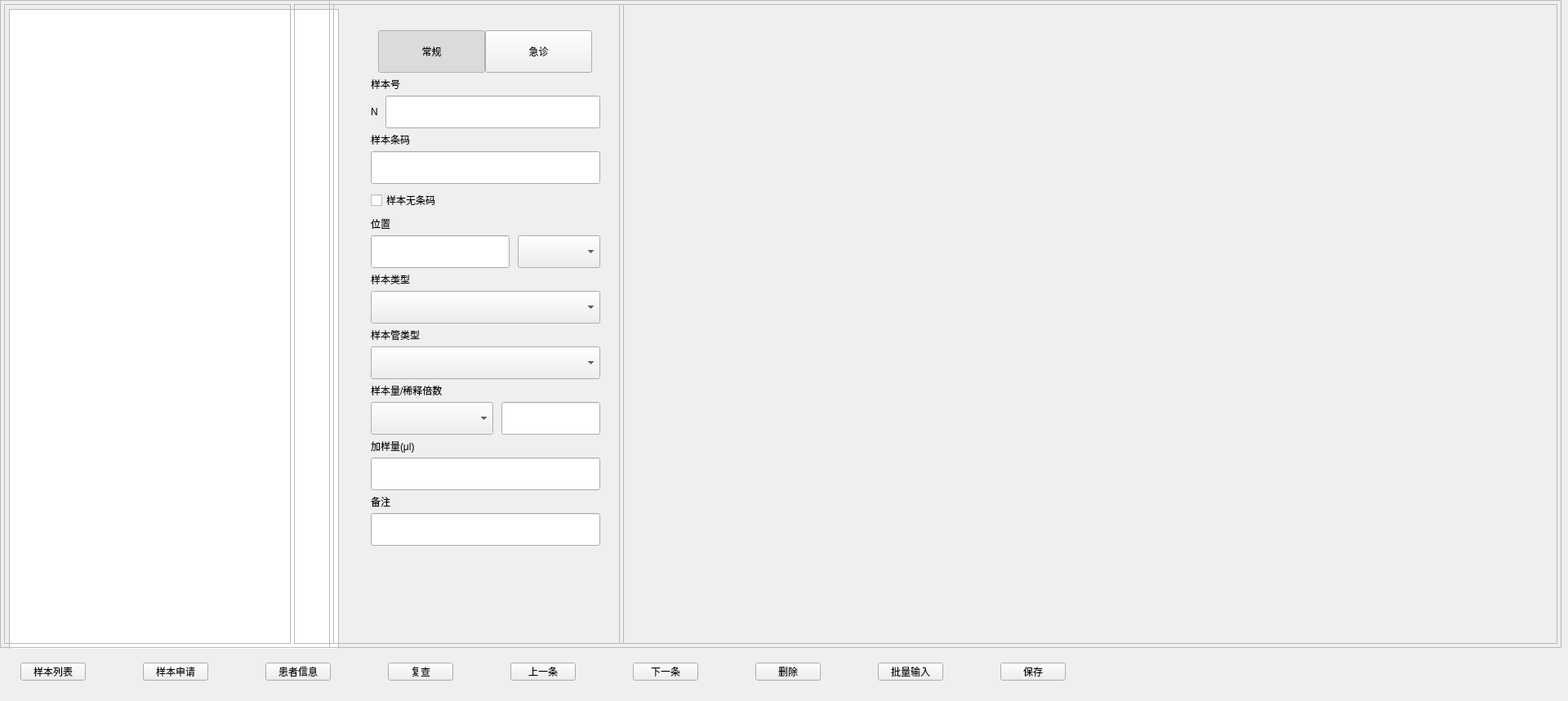
<?xml version="1.0" encoding="UTF-8"?>
<ui version="4.0">
 <class>QSampleAssaySelect</class>
 <widget class="QWidget" name="QSampleAssaySelect">
  <property name="geometry">
   <rect>
    <x>0</x>
    <y>0</y>
    <width>1920</width>
    <height>858</height>
   </rect>
  </property>
  <property name="windowTitle">
   <string>QSampleAssaySelect</string>
  </property>
  <widget class="QFrame" name="list_v_5">
   <property name="geometry">
    <rect>
     <x>403</x>
     <y>0</y>
     <width>1</width>
     <height>792</height>
    </rect>
   </property>
   <property name="frameShape">
    <enum>QFrame::StyledPanel</enum>
   </property>
   <property name="frameShadow">
    <enum>QFrame::Raised</enum>
   </property>
   <property name="lines" stdset="0">
    <string>solid</string>
   </property>
  </widget>
  <widget class="QFrame" name="line_h">
   <property name="geometry">
    <rect>
     <x>0</x>
     <y>0</y>
     <width>1912</width>
     <height>1</height>
    </rect>
   </property>
   <property name="frameShape">
    <enum>QFrame::StyledPanel</enum>
   </property>
   <property name="frameShadow">
    <enum>QFrame::Raised</enum>
   </property>
   <property name="lines" stdset="0">
    <string>solid</string>
   </property>
  </widget>
  <widget class="QFrame" name="line_v_2">
   <property name="geometry">
    <rect>
     <x>1911</x>
     <y>1</y>
     <width>1</width>
     <height>792</height>
    </rect>
   </property>
   <property name="frameShape">
    <enum>QFrame::StyledPanel</enum>
   </property>
   <property name="frameShadow">
    <enum>QFrame::Raised</enum>
   </property>
   <property name="lines" stdset="0">
    <string>solid</string>
   </property>
  </widget>
  <widget class="QFrame" name="line_h_2">
   <property name="geometry">
    <rect>
     <x>0</x>
     <y>792</y>
     <width>1912</width>
     <height>1</height>
    </rect>
   </property>
   <property name="frameShape">
    <enum>QFrame::StyledPanel</enum>
   </property>
   <property name="frameShadow">
    <enum>QFrame::Raised</enum>
   </property>
   <property name="lines" stdset="0">
    <string>solid</string>
   </property>
  </widget>
  <widget class="QFrame" name="line_v_1">
   <property name="geometry">
    <rect>
     <x>0</x>
     <y>1</y>
     <width>1</width>
     <height>792</height>
    </rect>
   </property>
   <property name="frameShape">
    <enum>QFrame::StyledPanel</enum>
   </property>
   <property name="frameShadow">
    <enum>QFrame::Raised</enum>
   </property>
   <property name="lines" stdset="0">
    <string>solid</string>
   </property>
  </widget>
  <widget class="QFrame" name="list_h_1">
   <property name="geometry">
    <rect>
     <x>408</x>
     <y>5</y>
     <width>350</width>
     <height>1</height>
    </rect>
   </property>
   <property name="frameShape">
    <enum>QFrame::StyledPanel</enum>
   </property>
   <property name="frameShadow">
    <enum>QFrame::Raised</enum>
   </property>
   <property name="lines" stdset="0">
    <string>solid</string>
   </property>
  </widget>
  <widget class="QFrame" name="list_h_2">
   <property name="geometry">
    <rect>
     <x>408</x>
     <y>787</y>
     <width>350</width>
     <height>1</height>
    </rect>
   </property>
   <property name="frameShape">
    <enum>QFrame::StyledPanel</enum>
   </property>
   <property name="frameShadow">
    <enum>QFrame::Raised</enum>
   </property>
   <property name="lines" stdset="0">
    <string>solid</string>
   </property>
  </widget>
  <widget class="QFrame" name="list_v_1">
   <property name="geometry">
    <rect>
     <x>408</x>
     <y>5</y>
     <width>1</width>
     <height>783</height>
    </rect>
   </property>
   <property name="frameShape">
    <enum>QFrame::StyledPanel</enum>
   </property>
   <property name="frameShadow">
    <enum>QFrame::Raised</enum>
   </property>
   <property name="lines" stdset="0">
    <string>solid</string>
   </property>
  </widget>
  <widget class="QFrame" name="list_v_2">
   <property name="geometry">
    <rect>
     <x>758</x>
     <y>5</y>
     <width>1</width>
     <height>783</height>
    </rect>
   </property>
   <property name="frameShape">
    <enum>QFrame::StyledPanel</enum>
   </property>
   <property name="frameShadow">
    <enum>QFrame::Raised</enum>
   </property>
   <property name="lines" stdset="0">
    <string>solid</string>
   </property>
  </widget>
  <widget class="QFrame" name="list_h_3">
   <property name="geometry">
    <rect>
     <x>763</x>
     <y>5</y>
     <width>1143</width>
     <height>1</height>
    </rect>
   </property>
   <property name="frameShape">
    <enum>QFrame::StyledPanel</enum>
   </property>
   <property name="frameShadow">
    <enum>QFrame::Raised</enum>
   </property>
   <property name="lines" stdset="0">
    <string>solid</string>
   </property>
  </widget>
  <widget class="QFrame" name="list_h_4">
   <property name="geometry">
    <rect>
     <x>763</x>
     <y>787</y>
     <width>1143</width>
     <height>1</height>
    </rect>
   </property>
   <property name="frameShape">
    <enum>QFrame::StyledPanel</enum>
   </property>
   <property name="frameShadow">
    <enum>QFrame::Raised</enum>
   </property>
   <property name="lines" stdset="0">
    <string>solid</string>
   </property>
  </widget>
  <widget class="QFrame" name="list_v_3">
   <property name="geometry">
    <rect>
     <x>763</x>
     <y>5</y>
     <width>1</width>
     <height>783</height>
    </rect>
   </property>
   <property name="frameShape">
    <enum>QFrame::StyledPanel</enum>
   </property>
   <property name="frameShadow">
    <enum>QFrame::Raised</enum>
   </property>
   <property name="lines" stdset="0">
    <string>solid</string>
   </property>
  </widget>
  <widget class="QFrame" name="line_v_3">
   <property name="geometry">
    <rect>
     <x>1906</x>
     <y>5</y>
     <width>1</width>
     <height>783</height>
    </rect>
   </property>
   <property name="frameShape">
    <enum>QFrame::StyledPanel</enum>
   </property>
   <property name="frameShadow">
    <enum>QFrame::Raised</enum>
   </property>
   <property name="lines" stdset="0">
    <string>solid</string>
   </property>
  </widget>
  <widget class="QFrame" name="apply_h_1">
   <property name="geometry">
    <rect>
     <x>5</x>
     <y>5</y>
     <width>350</width>
     <height>1</height>
    </rect>
   </property>
   <property name="frameShape">
    <enum>QFrame::StyledPanel</enum>
   </property>
   <property name="frameShadow">
    <enum>QFrame::Raised</enum>
   </property>
   <property name="lines" stdset="0">
    <string>solid</string>
   </property>
  </widget>
  <widget class="QFrame" name="apply_h_2">
   <property name="geometry">
    <rect>
     <x>5</x>
     <y>787</y>
     <width>350</width>
     <height>1</height>
    </rect>
   </property>
   <property name="frameShape">
    <enum>QFrame::StyledPanel</enum>
   </property>
   <property name="frameShadow">
    <enum>QFrame::Raised</enum>
   </property>
   <property name="lines" stdset="0">
    <string>solid</string>
   </property>
  </widget>
  <widget class="QFrame" name="apply_v_1">
   <property name="geometry">
    <rect>
     <x>5</x>
     <y>5</y>
     <width>1</width>
     <height>782</height>
    </rect>
   </property>
   <property name="frameShape">
    <enum>QFrame::StyledPanel</enum>
   </property>
   <property name="frameShadow">
    <enum>QFrame::Raised</enum>
   </property>
   <property name="lines" stdset="0">
    <string>solid</string>
   </property>
  </widget>
  <widget class="QFrame" name="apply_v_2">
   <property name="geometry">
    <rect>
     <x>355</x>
     <y>5</y>
     <width>1</width>
     <height>783</height>
    </rect>
   </property>
   <property name="frameShape">
    <enum>QFrame::StyledPanel</enum>
   </property>
   <property name="frameShadow">
    <enum>QFrame::Raised</enum>
   </property>
   <property name="lines" stdset="0">
    <string>solid</string>
   </property>
  </widget>
  <widget class="QFrame" name="apply_v_3">
   <property name="geometry">
    <rect>
     <x>360</x>
     <y>5</y>
     <width>1</width>
     <height>783</height>
    </rect>
   </property>
   <property name="styleSheet">
    <string notr="true"/>
   </property>
   <property name="frameShape">
    <enum>QFrame::StyledPanel</enum>
   </property>
   <property name="frameShadow">
    <enum>QFrame::Raised</enum>
   </property>
   <property name="lines" stdset="0">
    <string>solid</string>
   </property>
  </widget>
  <widget class="QFrame" name="apply_h_3">
   <property name="geometry">
    <rect>
     <x>361</x>
     <y>5</y>
     <width>1545</width>
     <height>1</height>
    </rect>
   </property>
   <property name="frameShape">
    <enum>QFrame::StyledPanel</enum>
   </property>
   <property name="frameShadow">
    <enum>QFrame::Raised</enum>
   </property>
   <property name="lines" stdset="0">
    <string>solid</string>
   </property>
  </widget>
  <widget class="QFrame" name="apply_h_4">
   <property name="geometry">
    <rect>
     <x>361</x>
     <y>787</y>
     <width>1545</width>
     <height>1</height>
    </rect>
   </property>
   <property name="frameShape">
    <enum>QFrame::StyledPanel</enum>
   </property>
   <property name="frameShadow">
    <enum>QFrame::Raised</enum>
   </property>
   <property name="lines" stdset="0">
    <string>solid</string>
   </property>
  </widget>
  <widget class="QWidget" name="widget_2" native="true">
   <property name="geometry">
    <rect>
     <x>25</x>
     <y>811</y>
     <width>1800</width>
     <height>22</height>
    </rect>
   </property>
   <layout class="QHBoxLayout" name="horizontalLayout_3">
    <property name="spacing">
     <number>70</number>
    </property>
    <property name="leftMargin">
     <number>0</number>
    </property>
    <property name="topMargin">
     <number>0</number>
    </property>
    <property name="rightMargin">
     <number>0</number>
    </property>
    <property name="bottomMargin">
     <number>0</number>
    </property>
    <item>
     <widget class="QPushButton" name="sampel_btn">
      <property name="minimumSize">
       <size>
        <width>0</width>
        <height>0</height>
       </size>
      </property>
      <property name="maximumSize">
       <size>
        <width>16777215</width>
        <height>16777215</height>
       </size>
      </property>
      <property name="text">
       <string>样本列表</string>
      </property>
      <property name="buttons" stdset="0">
       <string notr="true">flat</string>
      </property>
     </widget>
    </item>
    <item>
     <widget class="QPushButton" name="sampleApp_btn">
      <property name="minimumSize">
       <size>
        <width>0</width>
        <height>0</height>
       </size>
      </property>
      <property name="maximumSize">
       <size>
        <width>16777215</width>
        <height>16777215</height>
       </size>
      </property>
      <property name="text">
       <string>样本申请</string>
      </property>
      <property name="buttons" stdset="0">
       <string notr="true">flat</string>
      </property>
     </widget>
    </item>
    <item>
     <widget class="QPushButton" name="patient_btn">
      <property name="minimumSize">
       <size>
        <width>0</width>
        <height>0</height>
       </size>
      </property>
      <property name="maximumSize">
       <size>
        <width>16777215</width>
        <height>16777215</height>
       </size>
      </property>
      <property name="text">
       <string>患者信息</string>
      </property>
      <property name="buttons" stdset="0">
       <string notr="true">flat</string>
      </property>
     </widget>
    </item>
    <item>
     <widget class="QPushButton" name="flat_recheck">
      <property name="minimumSize">
       <size>
        <width>0</width>
        <height>0</height>
       </size>
      </property>
      <property name="maximumSize">
       <size>
        <width>16777215</width>
        <height>16777215</height>
       </size>
      </property>
      <property name="text">
       <string>复查</string>
      </property>
      <property name="buttons" stdset="0">
       <string notr="true">flat</string>
      </property>
     </widget>
    </item>
    <item>
     <widget class="QPushButton" name="flat_pre">
      <property name="minimumSize">
       <size>
        <width>0</width>
        <height>0</height>
       </size>
      </property>
      <property name="maximumSize">
       <size>
        <width>16777215</width>
        <height>16777215</height>
       </size>
      </property>
      <property name="text">
       <string>上一条</string>
      </property>
      <property name="buttons" stdset="0">
       <string notr="true">flat</string>
      </property>
     </widget>
    </item>
    <item>
     <widget class="QPushButton" name="flat_next">
      <property name="minimumSize">
       <size>
        <width>0</width>
        <height>0</height>
       </size>
      </property>
      <property name="maximumSize">
       <size>
        <width>16777215</width>
        <height>16777215</height>
       </size>
      </property>
      <property name="text">
       <string>下一条</string>
      </property>
      <property name="buttons" stdset="0">
       <string notr="true">flat</string>
      </property>
     </widget>
    </item>
    <item>
     <widget class="QPushButton" name="del_Button">
      <property name="minimumSize">
       <size>
        <width>0</width>
        <height>0</height>
       </size>
      </property>
      <property name="maximumSize">
       <size>
        <width>16777215</width>
        <height>16777215</height>
       </size>
      </property>
      <property name="text">
       <string>删除</string>
      </property>
      <property name="buttons" stdset="0">
       <string notr="true">flat</string>
      </property>
     </widget>
    </item>
    <item>
     <widget class="QPushButton" name="batch_btn">
      <property name="minimumSize">
       <size>
        <width>0</width>
        <height>0</height>
       </size>
      </property>
      <property name="maximumSize">
       <size>
        <width>16777215</width>
        <height>16777215</height>
       </size>
      </property>
      <property name="text">
       <string>批量输入</string>
      </property>
      <property name="buttons" stdset="0">
       <string notr="true">flat</string>
      </property>
     </widget>
    </item>
    <item>
     <widget class="QPushButton" name="flat_save">
      <property name="minimumSize">
       <size>
        <width>0</width>
        <height>0</height>
       </size>
      </property>
      <property name="maximumSize">
       <size>
        <width>16777215</width>
        <height>16777215</height>
       </size>
      </property>
      <property name="text">
       <string>保存</string>
      </property>
      <property name="buttons" stdset="0">
       <string notr="true">flat</string>
      </property>
     </widget>
    </item>
    <item>
     <spacer name="horizontalSpacer_6">
      <property name="orientation">
       <enum>Qt::Horizontal</enum>
      </property>
      <property name="sizeHint" stdset="0">
       <size>
        <width>40</width>
        <height>20</height>
       </size>
      </property>
     </spacer>
    </item>
   </layout>
  </widget>
  <widget class="QWidget" name="layoutWidget">
   <property name="geometry">
    <rect>
     <x>0</x>
     <y>0</y>
     <width>1921</width>
     <height>794</height>
    </rect>
   </property>
   <layout class="QHBoxLayout" name="horizontalLayout_5">
    <property name="spacing">
     <number>0</number>
    </property>
    <property name="rightMargin">
     <number>20</number>
    </property>
    <item>
     <widget class="QTableView" name="SampleList">
      <property name="minimumSize">
       <size>
        <width>404</width>
        <height>792</height>
       </size>
      </property>
      <property name="maximumSize">
       <size>
        <width>404</width>
        <height>791</height>
       </size>
      </property>
      <property name="styleSheet">
       <string notr="true">QHeaderView::section  {
	min-width: 100px;
}</string>
      </property>
      <property name="lineWidth">
       <number>0</number>
      </property>
      <property name="horizontalScrollBarPolicy">
       <enum>Qt::ScrollBarAsNeeded</enum>
      </property>
      <property name="sizeAdjustPolicy">
       <enum>QAbstractScrollArea::AdjustIgnored</enum>
      </property>
      <property name="horizontalScrollMode">
       <enum>QAbstractItemView::ScrollPerPixel</enum>
      </property>
      <property name="showGrid">
       <bool>false</bool>
      </property>
      <attribute name="horizontalHeaderDefaultSectionSize">
       <number>140</number>
      </attribute>
      <attribute name="horizontalHeaderHighlightSections">
       <bool>false</bool>
      </attribute>
      <attribute name="horizontalHeaderStretchLastSection">
       <bool>true</bool>
      </attribute>
      <attribute name="verticalHeaderDefaultSectionSize">
       <number>44</number>
      </attribute>
     </widget>
    </item>
    <item>
     <layout class="QVBoxLayout" name="verticalLayout">
      <property name="spacing">
       <number>5</number>
      </property>
      <property name="leftMargin">
       <number>39</number>
      </property>
      <property name="topMargin">
       <number>26</number>
      </property>
      <property name="rightMargin">
       <number>46</number>
      </property>
      <property name="bottomMargin">
       <number>20</number>
      </property>
      <item>
       <widget class="QWidget" name="widget" native="true">
        <property name="minimumSize">
         <size>
          <width>281</width>
          <height>52</height>
         </size>
        </property>
        <property name="maximumSize">
         <size>
          <width>281</width>
          <height>52</height>
         </size>
        </property>
        <layout class="QHBoxLayout" name="horizontalLayout_4">
         <property name="spacing">
          <number>0</number>
         </property>
         <property name="leftMargin">
          <number>0</number>
         </property>
         <property name="topMargin">
          <number>0</number>
         </property>
         <property name="rightMargin">
          <number>0</number>
         </property>
         <property name="bottomMargin">
          <number>10</number>
         </property>
         <item>
          <spacer name="horizontalSpacer">
           <property name="orientation">
            <enum>Qt::Horizontal</enum>
           </property>
           <property name="sizeHint" stdset="0">
            <size>
             <width>40</width>
             <height>20</height>
            </size>
           </property>
          </spacer>
         </item>
         <item>
          <widget class="QPushButton" name="normal_btn">
           <property name="minimumSize">
            <size>
             <width>131</width>
             <height>52</height>
            </size>
           </property>
           <property name="maximumSize">
            <size>
             <width>131</width>
             <height>52</height>
            </size>
           </property>
           <property name="text">
            <string>常规</string>
           </property>
           <property name="checkable">
            <bool>true</bool>
           </property>
           <property name="checked">
            <bool>true</bool>
           </property>
           <property name="autoExclusive">
            <bool>true</bool>
           </property>
           <property name="autoDefault">
            <bool>false</bool>
           </property>
           <property name="default">
            <bool>false</bool>
           </property>
           <property name="buttons" stdset="0">
            <string notr="true">left</string>
           </property>
          </widget>
         </item>
         <item>
          <widget class="QPushButton" name="emerge_btn">
           <property name="minimumSize">
            <size>
             <width>131</width>
             <height>52</height>
            </size>
           </property>
           <property name="maximumSize">
            <size>
             <width>131</width>
             <height>52</height>
            </size>
           </property>
           <property name="text">
            <string>急诊</string>
           </property>
           <property name="checkable">
            <bool>true</bool>
           </property>
           <property name="checked">
            <bool>false</bool>
           </property>
           <property name="autoExclusive">
            <bool>true</bool>
           </property>
           <property name="buttons" stdset="0">
            <string notr="true">right</string>
           </property>
          </widget>
         </item>
         <item>
          <spacer name="horizontalSpacer_2">
           <property name="orientation">
            <enum>Qt::Horizontal</enum>
           </property>
           <property name="sizeHint" stdset="0">
            <size>
             <width>40</width>
             <height>20</height>
            </size>
           </property>
          </spacer>
         </item>
        </layout>
       </widget>
      </item>
      <item>
       <widget class="QLabel" name="label_3">
        <property name="maximumSize">
         <size>
          <width>281</width>
          <height>16777215</height>
         </size>
        </property>
        <property name="styleSheet">
         <string notr="true"/>
        </property>
        <property name="text">
         <string>样本号</string>
        </property>
        <property name="heights" stdset="0">
         <string notr="true">layout_lable</string>
        </property>
        <property name="margins" stdset="0">
         <string notr="true">top_6</string>
        </property>
       </widget>
      </item>
      <item>
       <widget class="QWidget" name="widget1" native="true">
        <property name="maximumSize">
         <size>
          <width>281</width>
          <height>16777215</height>
         </size>
        </property>
        <layout class="QHBoxLayout" name="horizontalLayout_2">
         <property name="spacing">
          <number>3</number>
         </property>
         <property name="leftMargin">
          <number>0</number>
         </property>
         <property name="topMargin">
          <number>0</number>
         </property>
         <property name="rightMargin">
          <number>0</number>
         </property>
         <property name="bottomMargin">
          <number>0</number>
         </property>
         <item>
          <widget class="QLabel" name="sample_no_mark">
           <property name="minimumSize">
            <size>
             <width>15</width>
             <height>0</height>
            </size>
           </property>
           <property name="maximumSize">
            <size>
             <width>15</width>
             <height>16777215</height>
            </size>
           </property>
           <property name="text">
            <string>N</string>
           </property>
           <property name="colors" stdset="0">
            <string notr="true">mark_emergency</string>
           </property>
          </widget>
         </item>
         <item>
          <widget class="QLineEdit" name="sample_no">
           <property name="minimumSize">
            <size>
             <width>263</width>
             <height>40</height>
            </size>
           </property>
           <property name="maximumSize">
            <size>
             <width>202</width>
             <height>16777215</height>
            </size>
           </property>
           <property name="styleSheet">
            <string notr="true">max-width: 200px;</string>
           </property>
          </widget>
         </item>
         <item>
          <spacer name="horizontalSpacer_3">
           <property name="orientation">
            <enum>Qt::Horizontal</enum>
           </property>
           <property name="sizeHint" stdset="0">
            <size>
             <width>0</width>
             <height>20</height>
            </size>
           </property>
          </spacer>
         </item>
        </layout>
       </widget>
      </item>
      <item>
       <widget class="QLabel" name="label_5">
        <property name="maximumSize">
         <size>
          <width>281</width>
          <height>16777215</height>
         </size>
        </property>
        <property name="styleSheet">
         <string notr="true"/>
        </property>
        <property name="text">
         <string>样本条码</string>
        </property>
        <property name="margins" stdset="0">
         <string notr="true">top_6</string>
        </property>
       </widget>
      </item>
      <item>
       <widget class="QLineEdit" name="sample_bar">
        <property name="minimumSize">
         <size>
          <width>281</width>
          <height>40</height>
         </size>
        </property>
        <property name="maximumSize">
         <size>
          <width>281</width>
          <height>16777215</height>
         </size>
        </property>
       </widget>
      </item>
      <item>
       <widget class="QCheckBox" name="sample_barcode_control">
        <property name="minimumSize">
         <size>
          <width>0</width>
          <height>30</height>
         </size>
        </property>
        <property name="maximumSize">
         <size>
          <width>281</width>
          <height>16777215</height>
         </size>
        </property>
        <property name="styleSheet">
         <string notr="true"/>
        </property>
        <property name="text">
         <string>样本无条码</string>
        </property>
       </widget>
      </item>
      <item>
       <widget class="QLabel" name="label_4">
        <property name="styleSheet">
         <string notr="true"/>
        </property>
        <property name="text">
         <string>位置</string>
        </property>
        <property name="margins" stdset="0">
         <string notr="true">top_6</string>
        </property>
       </widget>
      </item>
      <item>
       <widget class="QWidget" name="widget_3" native="true">
        <property name="maximumSize">
         <size>
          <width>281</width>
          <height>16777215</height>
         </size>
        </property>
        <layout class="QHBoxLayout" name="horizontalLayout">
         <property name="spacing">
          <number>10</number>
         </property>
         <property name="leftMargin">
          <number>0</number>
         </property>
         <property name="topMargin">
          <number>0</number>
         </property>
         <property name="rightMargin">
          <number>0</number>
         </property>
         <property name="bottomMargin">
          <number>0</number>
         </property>
         <item>
          <widget class="QLineEdit" name="sampel_rack">
           <property name="minimumSize">
            <size>
             <width>170</width>
             <height>40</height>
            </size>
           </property>
           <property name="maximumSize">
            <size>
             <width>170</width>
             <height>16777215</height>
            </size>
           </property>
           <property name="styleSheet">
            <string notr="true"/>
           </property>
          </widget>
         </item>
         <item>
          <widget class="QComboBox" name="sample_postion">
           <property name="minimumSize">
            <size>
             <width>101</width>
             <height>40</height>
            </size>
           </property>
           <property name="maximumSize">
            <size>
             <width>101</width>
             <height>16777215</height>
            </size>
           </property>
           <property name="styleSheet">
            <string notr="true"/>
           </property>
          </widget>
         </item>
        </layout>
       </widget>
      </item>
      <item>
       <widget class="QLabel" name="label_2">
        <property name="maximumSize">
         <size>
          <width>281</width>
          <height>16777215</height>
         </size>
        </property>
        <property name="styleSheet">
         <string notr="true"/>
        </property>
        <property name="text">
         <string>样本类型</string>
        </property>
        <property name="heights" stdset="0">
         <string notr="true">layout_lable</string>
        </property>
        <property name="margins" stdset="0">
         <string notr="true">top_6</string>
        </property>
       </widget>
      </item>
      <item>
       <widget class="QComboBox" name="sample_type">
        <property name="minimumSize">
         <size>
          <width>281</width>
          <height>40</height>
         </size>
        </property>
        <property name="maximumSize">
         <size>
          <width>281</width>
          <height>16777215</height>
         </size>
        </property>
        <property name="styleSheet">
         <string notr="true"/>
        </property>
       </widget>
      </item>
      <item>
       <widget class="QLabel" name="label_6">
        <property name="maximumSize">
         <size>
          <width>281</width>
          <height>16777215</height>
         </size>
        </property>
        <property name="styleSheet">
         <string notr="true"/>
        </property>
        <property name="text">
         <string>样本管类型</string>
        </property>
        <property name="margins" stdset="0">
         <string notr="true">top_6</string>
        </property>
       </widget>
      </item>
      <item>
       <widget class="QComboBox" name="sample_tube_type">
        <property name="minimumSize">
         <size>
          <width>281</width>
          <height>40</height>
         </size>
        </property>
        <property name="maximumSize">
         <size>
          <width>281</width>
          <height>16777215</height>
         </size>
        </property>
        <property name="styleSheet">
         <string notr="true"/>
        </property>
       </widget>
      </item>
      <item>
       <widget class="QLabel" name="label_10">
        <property name="maximumSize">
         <size>
          <width>281</width>
          <height>16777215</height>
         </size>
        </property>
        <property name="styleSheet">
         <string notr="true"/>
        </property>
        <property name="text">
         <string>样本量/稀释倍数</string>
        </property>
        <property name="margins" stdset="0">
         <string notr="true">top_6</string>
        </property>
       </widget>
      </item>
      <item>
       <widget class="QWidget" name="widget_4" native="true">
        <property name="minimumSize">
         <size>
          <width>0</width>
          <height>40</height>
         </size>
        </property>
        <property name="maximumSize">
         <size>
          <width>281</width>
          <height>16777215</height>
         </size>
        </property>
        <widget class="QComboBox" name="dilution_box">
         <property name="geometry">
          <rect>
           <x>0</x>
           <y>0</y>
           <width>150</width>
           <height>40</height>
          </rect>
         </property>
         <property name="sizePolicy">
          <sizepolicy hsizetype="Expanding" vsizetype="Fixed">
           <horstretch>0</horstretch>
           <verstretch>0</verstretch>
          </sizepolicy>
         </property>
         <property name="minimumSize">
          <size>
           <width>150</width>
           <height>40</height>
          </size>
         </property>
         <property name="maximumSize">
          <size>
           <width>281</width>
           <height>16777215</height>
          </size>
         </property>
         <property name="styleSheet">
          <string notr="true"/>
         </property>
        </widget>
        <widget class="QLineEdit" name="dilution_edit">
         <property name="geometry">
          <rect>
           <x>160</x>
           <y>0</y>
           <width>121</width>
           <height>40</height>
          </rect>
         </property>
         <property name="minimumSize">
          <size>
           <width>0</width>
           <height>40</height>
          </size>
         </property>
         <property name="maximumSize">
          <size>
           <width>121</width>
           <height>16777215</height>
          </size>
         </property>
         <property name="styleSheet">
          <string notr="true"/>
         </property>
        </widget>
       </widget>
      </item>
      <item>
       <widget class="QLabel" name="label_7">
        <property name="maximumSize">
         <size>
          <width>281</width>
          <height>16777215</height>
         </size>
        </property>
        <property name="styleSheet">
         <string notr="true"/>
        </property>
        <property name="text">
         <string>加样量(μl)</string>
        </property>
        <property name="margins" stdset="0">
         <string notr="true">top_6</string>
        </property>
       </widget>
      </item>
      <item>
       <widget class="QLineEdit" name="sample_use_volume">
        <property name="minimumSize">
         <size>
          <width>281</width>
          <height>40</height>
         </size>
        </property>
        <property name="maximumSize">
         <size>
          <width>281</width>
          <height>16777215</height>
         </size>
        </property>
        <property name="styleSheet">
         <string notr="true"/>
        </property>
       </widget>
      </item>
      <item>
       <widget class="QLabel" name="label_16">
        <property name="maximumSize">
         <size>
          <width>281</width>
          <height>16777215</height>
         </size>
        </property>
        <property name="styleSheet">
         <string notr="true"/>
        </property>
        <property name="text">
         <string>备注</string>
        </property>
        <property name="margins" stdset="0">
         <string notr="true">top_6</string>
        </property>
       </widget>
      </item>
      <item>
       <widget class="LineEdit" name="comment_edit">
        <property name="minimumSize">
         <size>
          <width>281</width>
          <height>40</height>
         </size>
        </property>
        <property name="maximumSize">
         <size>
          <width>281</width>
          <height>16777215</height>
         </size>
        </property>
       </widget>
      </item>
      <item>
       <spacer name="verticalSpacer">
        <property name="orientation">
         <enum>Qt::Vertical</enum>
        </property>
        <property name="sizeHint" stdset="0">
         <size>
          <width>20</width>
          <height>40</height>
         </size>
        </property>
       </spacer>
      </item>
     </layout>
    </item>
    <item>
     <widget class="QAssayCardPage" name="AssaySelectTabContainer" native="true">
      <property name="minimumSize">
       <size>
        <width>1130</width>
        <height>0</height>
       </size>
      </property>
      <property name="maximumSize">
       <size>
        <width>16777215</width>
        <height>785</height>
       </size>
      </property>
      <property name="styleSheet">
       <string notr="true"/>
      </property>
     </widget>
    </item>
   </layout>
  </widget>
  <widget class="QFrame" name="line_v_4">
   <property name="geometry">
    <rect>
     <x>1911</x>
     <y>0</y>
     <width>1</width>
     <height>793</height>
    </rect>
   </property>
   <property name="frameShape">
    <enum>QFrame::StyledPanel</enum>
   </property>
   <property name="frameShadow">
    <enum>QFrame::Raised</enum>
   </property>
   <property name="lines" stdset="0">
    <string>solid</string>
   </property>
  </widget>
  <zorder>line_v_2</zorder>
  <zorder>layoutWidget</zorder>
  <zorder>list_h_1</zorder>
  <zorder>list_h_2</zorder>
  <zorder>list_v_2</zorder>
  <zorder>list_h_3</zorder>
  <zorder>list_h_4</zorder>
  <zorder>list_v_3</zorder>
  <zorder>line_v_3</zorder>
  <zorder>apply_h_1</zorder>
  <zorder>apply_h_2</zorder>
  <zorder>apply_v_1</zorder>
  <zorder>apply_v_2</zorder>
  <zorder>apply_v_3</zorder>
  <zorder>apply_h_3</zorder>
  <zorder>apply_h_4</zorder>
  <zorder>line_h</zorder>
  <zorder>list_v_1</zorder>
  <zorder>list_v_5</zorder>
  <zorder>widget_2</zorder>
  <zorder>line_h_2</zorder>
  <zorder>line_v_1</zorder>
  <zorder>line_v_4</zorder>
 </widget>
 <layoutdefault spacing="6" margin="11"/>
 <customwidgets>
  <customwidget>
   <class>QAssayCardPage</class>
   <extends>QWidget</extends>
   <header>shared/QButtonView.h</header>
   <container>1</container>
  </customwidget>
  <customwidget>
   <class>LineEdit</class>
   <extends>QLineEdit</extends>
   <header>shared/CReadOnlyDelegate.h</header>
  </customwidget>
 </customwidgets>
 <resources/>
 <connections/>
</ui>
